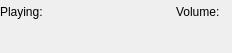
<?xml version="1.0" encoding="UTF-8"?>
<ui version="4.0">
 <class>PassiveBuzzer</class>
 <widget class="QWidget" name="PassiveBuzzer">
  <property name="geometry">
   <rect>
    <x>0</x>
    <y>0</y>
    <width>232</width>
    <height>53</height>
   </rect>
  </property>
  <property name="windowTitle">
   <string>Form</string>
  </property>
  <layout class="QVBoxLayout" name="verticalLayout">
   <property name="spacing">
    <number>5</number>
   </property>
   <property name="leftMargin">
    <number>0</number>
   </property>
   <property name="topMargin">
    <number>0</number>
   </property>
   <property name="rightMargin">
    <number>0</number>
   </property>
   <property name="bottomMargin">
    <number>0</number>
   </property>
   <item>
    <layout class="QHBoxLayout" name="horizontalLayout_2">
     <item>
      <widget class="QLabel" name="currentSoundHeader">
       <property name="text">
        <string>Playing:</string>
       </property>
      </widget>
     </item>
     <item>
      <widget class="QLabel" name="currentSoundLabel">
       <property name="font">
        <font>
         <weight>75</weight>
         <bold>true</bold>
        </font>
       </property>
       <property name="text">
        <string/>
       </property>
      </widget>
     </item>
     <item>
      <spacer name="horizontalSpacer">
       <property name="orientation">
        <enum>Qt::Horizontal</enum>
       </property>
       <property name="sizeHint" stdset="0">
        <size>
         <width>40</width>
         <height>20</height>
        </size>
       </property>
      </spacer>
     </item>
     <item>
      <widget class="QLabel" name="volumeHeader">
       <property name="text">
        <string>Volume:</string>
       </property>
      </widget>
     </item>
     <item>
      <widget class="QLabel" name="volumeLabel">
       <property name="font">
        <font>
         <weight>75</weight>
         <bold>true</bold>
        </font>
       </property>
       <property name="text">
        <string/>
       </property>
      </widget>
     </item>
    </layout>
   </item>
   <item>
    <layout class="QHBoxLayout" name="horizontalLayout">
     <item>
      <widget class="QLabel" name="lastRequestLabel">
       <property name="text">
        <string/>
       </property>
      </widget>
     </item>
    </layout>
   </item>
  </layout>
 </widget>
 <resources/>
 <connections/>
</ui>
